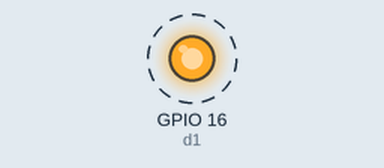
Recording of a program running on a simulated ESP32 board running MicroPython. On the bench: output pins drawn as LEDs (lit = HIGH). Dashed ring = blinking.

Above: at 0.2 s.
Timing chart, 0 to 3.0 s (numbered marks = the images above):
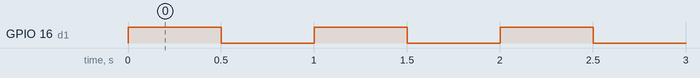

Measured:
- by itself, GPIO 16 (d1): alternates HIGH for 0.50 s and LOW for 0.50 s

The program:

main.py
```python
from machine import Pin
import time

"""
定义 16 GPIO口为输出
不是所有口都可以做输入输出
查看上面文档
"""
d1 = Pin(16, Pin.OUT)

while True:
    d1.on() # 设置高电平
    time.sleep_ms(500)
    d1.off() # 设置低电平
    time.sleep_ms(500)
```
